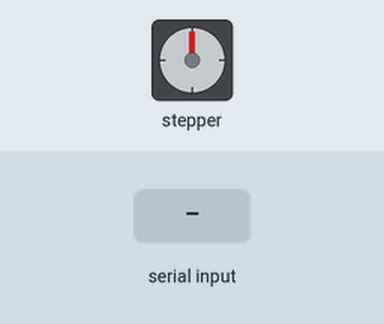
Simulated run of this sketch. Board: ESP32-S3. Parts: stepper motor. Wiring (inferred from the names in the program): stepper motor (2048 steps per turn assumed): coils GPIO 1, GPIO 2, GPIO 42, GPIO 41. The test bench sets the inputs (shaded band). What the sketch prints to the serial monitor is not drawn.

Above: at 0.8 s.
0.9 s: "R90\n" received over the second serial link
3.9 s: "#\n" received over the second serial link
At 4.4 s:
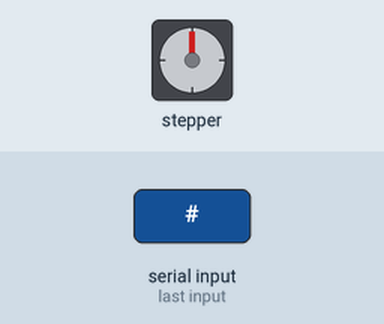
6.9 s: "0\n" received over the second serial link
At 7.8 s:
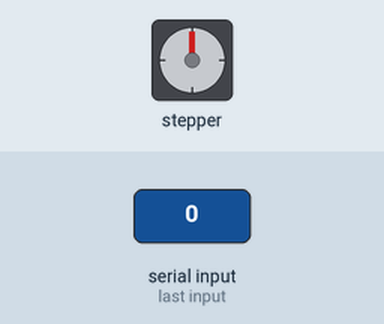
Timing chart, 0 to 11.3 s (numbered marks = the images above; inputs shaded):
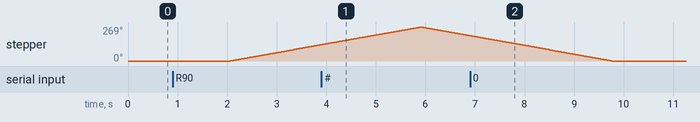

Measured:
- after the input at 0.9 s, stepper: keeps turning clockwise at about 70°/s, starting after 1.2 s

The sketch:

gauge_test.ino
```cpp
// Gauge bench test — flashes to the ESP32-S3 ONLY.
//
// Exercises all five needles once: the speed needle directly (it is wired to
// this board) and the other four by pushing "T" frames down the UART link to
// the gauge controller. The controller firmware is NOT modified and NOT
// reflashed — this sketch is just a different client speaking the same
// protocol the real firmware speaks (device/gauge_link_protocol.md).
//
// Deliberately standalone: it does NOT include config.h / stepper.h from
// device/flight_tracker/. A test that reuses the code under test cannot fail
// when that code is wrong, and the pin map is exactly the thing being checked.
// The constants below are therefore copied, and must match
// device/flight_tracker/config.h — if you change a pin there, change it here.
//
// Board: "ESP32S3 Dev Module", USB CDC On Boot = Enabled.
//   ~/bin/arduino-cli compile --fqbn esp32:esp32:esp32s3:CDCOnBoot=cdc gauge_test
//
// Wiring it expects (device/PINOUT.md):
//   S3 GPIO21 -> WROOM GPIO16 (RX)      S3 GPIO14 <- WROOM GPIO17 (TX)
//   common GND between the boards       speed motor on S3 GPIO 1/2/42/41
//
// What "pass" looks like: each needle, one at a time, sweeps 0 -> 90 -> 180 ->
// 270 -> back to 0 while the serial monitor names it. Any needle that stays
// still, buzzes without turning, or turns while a DIFFERENT one is named is a
// wiring fault at that motor's ULN2003 header.

#include <Arduino.h>

// ---------------------------------------------------------------------------
// Copied from device/flight_tracker/config.h — keep in sync.
// ---------------------------------------------------------------------------
#define SPD_IN1 1
#define SPD_IN2 2
#define SPD_IN3 42
#define SPD_IN4 41

#define GAUGE_LINK_TX    21
#define GAUGE_LINK_RX    14
#define GAUGE_LINK_BAUD  115200

#define STEPS_PER_REV    2048
#define STEP_INTERVAL_US 2500

#define GAUGE_MOTOR_COUNT 5

// Slot order is the link frame's needle order — do not reorder.
static const char* MOTOR_NAME[GAUGE_MOTOR_COUNT] = {
  "speed (S3)", "heading", "alt 100s", "alt 1000s", "alt 10000s",
};

// The four quarter-turn stops each needle visits, ending back at zero.
static const long SWEEP[] = {STEPS_PER_REV / 4, STEPS_PER_REV / 2,
                             (STEPS_PER_REV * 3) / 4, 0};
static const uint8_t SWEEP_LEN = sizeof(SWEEP) / sizeof(SWEEP[0]);

// ---------------------------------------------------------------------------
// Link
// ---------------------------------------------------------------------------

static bool sawReady = false;   // controller announced "R" (homed)
static bool sawPong  = false;   // controller answered "P" with "O"
static char rxBuf[96];
static uint8_t rxLen = 0;

static void handleLine(const char* line) {
  switch (line[0]) {
    case 'R': sawReady = true; Serial.println("  <- R  controller homed and ready"); break;
    case 'O': sawPong  = true; Serial.println("  <- O  pong (link is good in BOTH directions)"); break;
    case 'E': Serial.printf("  <- %s  homing failed on that needle (switch never tripped)\n", line); break;
    case '#': Serial.printf("  <- [gc]%s\n", line + 1); break;
    default:  Serial.printf("  <- %s\n", line); break;
  }
}

// Call this often — including inside every motion loop, so the controller's
// log lines appear as they happen instead of in a burst at the end.
static void pumpLink() {
  while (Serial1.available()) {
    char c = (char)Serial1.read();
    if (c == '\r') continue;
    if (c != '\n') {
      if (rxLen < sizeof(rxBuf) - 1) rxBuf[rxLen++] = c;
      continue;
    }
    rxBuf[rxLen] = '\0';
    uint8_t len = rxLen;
    rxLen = 0;
    if (len) handleLine(rxBuf);
  }
}

// Every frame carries all five slots; -1 means "no value for this needle", so
// naming one needle leaves the other four exactly where they are.
static void sendTargets(long s0, long s1, long s2, long s3, long s4) {
  char out[64];
  int n = snprintf(out, sizeof(out), "T %ld %ld %ld %ld %ld\n", s0, s1, s2, s3, s4);
  Serial1.write((const uint8_t*)out, n);
  Serial.printf("  -> %.*s\n", n - 1, out);
}

static void sendSlot(uint8_t slot, long steps) {
  long v[GAUGE_MOTOR_COUNT] = {-1, -1, -1, -1, -1};
  v[slot] = steps;
  sendTargets(v[0], v[1], v[2], v[3], v[4]);
}

static void sendVerb(const char* verb) {
  Serial1.printf("%s\n", verb);
  Serial.printf("  -> %s\n", verb);
}

// Bounded wait that keeps the link drained. Returns true if *flag went true.
static bool waitFor(bool* flag, uint32_t timeoutMs) {
  uint32_t t0 = millis();
  while (millis() - t0 < timeoutMs) {
    pumpLink();
    if (*flag) return true;
    delay(2);
  }
  return false;
}

static void waitMs(uint32_t ms) {
  uint32_t t0 = millis();
  while (millis() - t0 < ms) { pumpLink(); delay(2); }
}

// ---------------------------------------------------------------------------
// Speed needle — driven straight off this board's pins.
//
// Blocking on purpose: a bench test has nothing else to do, and one needle at
// a time is what makes a wrong-header fault visible.
// ---------------------------------------------------------------------------

static const uint8_t SPD_PINS[4] = {SPD_IN1, SPD_IN2, SPD_IN3, SPD_IN4};
// Full-step 4-phase sequence in the same coil order the firmware uses.
static const uint8_t PHASE[4][4] = {
  {1, 0, 1, 0}, {0, 1, 1, 0}, {0, 1, 0, 1}, {1, 0, 0, 1},
};
static long spdPos = 0;

static void spdRelease() {
  for (uint8_t i = 0; i < 4; i++) digitalWrite(SPD_PINS[i], LOW);
}

static void spdMoveTo(long target) {
  while (spdPos != target) {
    spdPos += (target > spdPos) ? 1 : -1;
    uint8_t ph = (uint8_t)(((spdPos % 4) + 4) % 4);
    for (uint8_t i = 0; i < 4; i++) digitalWrite(SPD_PINS[i], PHASE[ph][i]);
    delayMicroseconds(STEP_INTERVAL_US);
    if ((spdPos & 0x3F) == 0) pumpLink();
  }
  spdRelease();   // coils off: the 28BYJ-48 gear train holds position unpowered
}

// ---------------------------------------------------------------------------
// The test
// ---------------------------------------------------------------------------

static void testMotor(uint8_t slot) {
  Serial.printf("\n[%u/%u] %s — 0 -> 90 -> 180 -> 270 -> 0 deg\n",
                slot + 1, GAUGE_MOTOR_COUNT, MOTOR_NAME[slot]);
  if (slot == 4) {
    Serial.println("      note: only moves if ALT3_ENABLED is 1 in "
                   "device/gauge_controller/config.h");
  }

  long from = 0;
  for (uint8_t i = 0; i < SWEEP_LEN; i++) {
    long to = SWEEP[i];
    if (slot == 0) {
      spdMoveTo(to);
    } else {
      sendSlot(slot, to);
      // No position feedback in the protocol, so wait out the worst-case
      // travel: a wrapping needle takes the short way round, never more than
      // half a revolution, plus slack for the controller's own loop.
      long steps = labs(to - from);
      if (steps > STEPS_PER_REV / 2) steps = STEPS_PER_REV - steps;
      waitMs((uint32_t)(steps * (STEP_INTERVAL_US / 1000.0f)) + 400);
    }
    from = to;
  }
  Serial.printf("      done — %s should be back at zero\n", MOTOR_NAME[slot]);
}

static void runAll() {
  Serial.println("\n=== sweeping all five needles, one at a time ===");
  for (uint8_t i = 0; i < GAUGE_MOTOR_COUNT; i++) testMotor(i);
  Serial.println("\n=== sweep complete ===");
  Serial.println("Every needle should have moved exactly once, in the order "
                 "printed above, and finished at zero.");
  printMenu();
}

static void printMenu() {
  Serial.println("\nCommands (type one character, then Enter):");
  Serial.println("  a    sweep all five needles again");
  Serial.println("  0-4  sweep one needle (0 speed, 1 heading, 2 alt100, "
                 "3 alt1k, 4 alt10k)");
  Serial.println("  h    ask the controller to re-home its four needles");
  Serial.println("  p    ping the controller (proves the link both ways)");
  Serial.println("  z    send every needle to zero");
}

static void console() {
  while (Serial.available()) {
    char c = (char)Serial.read();
    if (c == '\n' || c == '\r' || c == ' ') continue;
    switch (c) {
      case 'a': runAll(); break;
      case '0': case '1': case '2': case '3': case '4':
        testMotor((uint8_t)(c - '0'));
        printMenu();
        break;
      case 'h':
        Serial.println("\nre-homing the controller's needles "
                       "(this takes a few seconds per needle) ...");
        sawReady = false;
        sendVerb("H");
        if (!waitFor(&sawReady, 60000)) Serial.println("  !! no R came back");
        break;
      case 'p':
        sawPong = false;
        sendVerb("P");
        if (!waitFor(&sawPong, 1000)) Serial.println("  !! no O came back");
        break;
      case 'z':
        Serial.println("\nall needles -> zero");
        spdMoveTo(0);
        sendTargets(-1, 0, 0, 0, 0);
        break;
      default:
        Serial.printf("unknown command '%c'\n", c);
        printMenu();
        break;
    }
  }
}

void setup() {
  Serial.begin(115200);
#if ARDUINO_USB_CDC_ON_BOOT
  // Iron rule: without this, Serial.print blocks whenever no monitor is
  // attached and the board looks frozen.
  Serial.setTxTimeoutMs(0);
#endif
  uint32_t t0 = millis();
  while (!Serial && millis() - t0 < 2000) delay(10);

  Serial1.begin(GAUGE_LINK_BAUD, SERIAL_8N1, GAUGE_LINK_RX, GAUGE_LINK_TX);

  for (uint8_t i = 0; i < 4; i++) {
    pinMode(SPD_PINS[i], OUTPUT);
    digitalWrite(SPD_PINS[i], LOW);
  }

  Serial.println("\n\n=== flight-tracker gauge bench test (S3 side) ===");
  Serial.printf("speed motor : GPIO %d/%d/%d/%d\n", SPD_IN1, SPD_IN2, SPD_IN3, SPD_IN4);
  Serial.printf("link        : TX GPIO%d -> WROOM RX, RX GPIO%d <- WROOM TX, "
                "%d baud\n", GAUGE_LINK_TX, GAUGE_LINK_RX, GAUGE_LINK_BAUD);
  Serial.println("the controller board is NOT reflashed for this test\n");

  // The controller homes its needles at ITS power-on and ignores the link
  // while it does, so find out which side of that we are on: a pong means it
  // is already up, otherwise it may still be sweeping.
  Serial.println("checking the link ...");
  sendVerb("P");
  if (!waitFor(&sawPong, 1000)) {
    Serial.println("  no pong yet — it may be mid-homing, waiting for R "
                   "(up to 60 s) ...");
    if (waitFor(&sawReady, 60000)) {
      sawPong = false;
      sendVerb("P");
      waitFor(&sawPong, 1000);
    }
  }
  if (!sawPong) {
    Serial.println("  !! NO REPLY from the gauge controller.");
    Serial.println("     Check: S3 GPIO21 -> WROOM GPIO16, S3 GPIO14 <- WROOM "
                   "GPIO17, common GND,");
    Serial.println("     WROOM powered and flashed with device/gauge_controller.");
    Serial.println("     The speed needle is on this board and will be tested "
                   "anyway.");
  }

  runAll();
}

void loop() {
  pumpLink();
  console();
}
```
